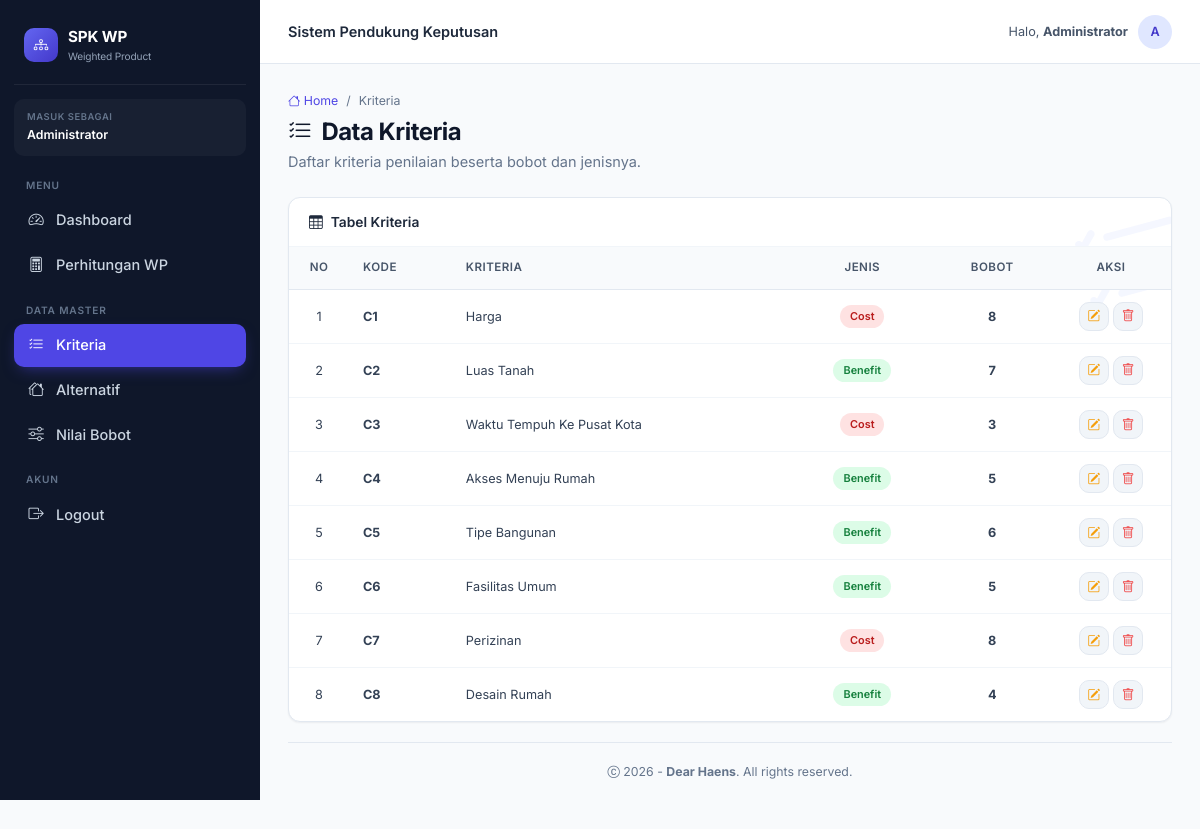
The page /admin/kriteria.php (signed in) on the database its author committed.
### tables this page shows
CREATE TABLE `kriteria` (
  `id` int(11) NOT NULL,
  `code` varchar(32) DEFAULT NULL,
  `kriteria` varchar(256) DEFAULT NULL,
  `jenis` varchar(32) DEFAULT NULL,
  `bobot` int(10) DEFAULT NULL
);

### admin/config/database.php (called while the page is built, shortened)
<?php
function db(): PDO
{
    static $pdo = null;
    if ($pdo === null) {
        $host = $_ENV['DB_HOST'] ?? 'localhost';
        $name = $_ENV['DB_NAME'] ?? 'db_wp_kel9';
        $user = $_ENV['DB_USER'] ?? 'root';
        $pass = $_ENV['DB_PASS'] ?? '';
        try {
            $pdo = new PDO(
                "mysql:host={$host};dbname={$name};charset=utf8mb4",
                $user,
                $pass,
                [
                    PDO::ATTR_ERRMODE            => PDO::ERRMODE_EXCEPTION,
                    PDO::ATTR_DEFAULT_FETCH_MODE => PDO::FETCH_ASSOC,
                    PDO::ATTR_EMULATE_PREPARES   => false,
                ]
            );
        } catch (PDOException $e) {
            die('Koneksi database gagal: ' . htmlspecialchars($e->getMessage()));
        }
    }
    return $pdo;
}

### admin/functions/helpers.php (called while the page is built, shortened)
<?php
function e(?string $s): string
{
    return htmlspecialchars((string) $s, ENT_QUOTES, 'UTF-8');
}

### admin/kriteria.php (the view, shortened to what this page needs)
<?php
require __DIR__ . '/config/database.php';
require __DIR__ . '/functions/helpers.php';
$stmt = db()->query("SELECT * FROM kriteria ORDER BY id ASC");
$kriteriaList = $stmt->fetchAll();
include 'template/head.php';
include 'template/nav-side.php';
include 'template/nav-top.php';
?>
<div class="page-header">
    <nav>
        <ol class="breadcrumb-modern">
            <li><a href="index.php"><i class="bi bi-house"></i> Home</a></li>
            <li>/</li>
            <li>Kriteria</li>
        </ol>
    </nav>
    <h1><i class="bi bi-list-check"></i> Data Kriteria</h1>
    <p>Daftar kriteria penilaian beserta bobot dan jenisnya.</p>
</div>
<div class="card-modern">
    <div class="card-head">
        <h5><i class="bi bi-table"></i> Tabel Kriteria</h5>
    </div>
    <div class="card-body p-0">
        <div class="table-responsive">
            <table class="table-modern">
                <thead>
                    <tr>
                        <th width="60px" class="text-center">No</th>
                        <th>Kode</th>
                        <th>Kriteria</th>
                        <th class="text-center">Jenis</th>
                        <th class="text-center">Bobot</th>
                        <th width="120px" class="text-center">Aksi</th>
                    </tr>
                </thead>
                <tbody>
                    <?php if (empty($kriteriaList)): ?>
                        <tr>
                            <td colspan="6">
                                <div class="empty-state">
                                    <img src="https://illustrations.popsy.co/amber/list.svg" alt="Empty">
                                    <h4>Belum Ada Data Kriteria</h4>
                                    <p>Data kriteria masih kosong. Silakan tambahkan data terlebih dahulu.</p>
                                </div>
                            </td>
                        </tr>
                    <?php else: ?>
                        <?php $no = 1; foreach ($kriteriaList as $row): ?>
                            <tr>
                                <td class="text-center"><?= $no++ ?></td>
                                <td><strong><?= e($row['code']) ?></strong></td>
                                <td><?= e($row['kriteria']) ?></td>
                                <td class="text-center">
                                    <span class="badge-soft <?= e($row['jenis']) ?>"><?= ucwords(e($row['jenis'])) ?></span>
                                </td>
                                <td class="text-center"><strong><?= e((string)$row['bobot']) ?></strong></td>
                                <td class="text-center" style="white-space: nowrap;">
                                    <button class="btn-soft" style="padding: 4px 8px;" data-bs-toggle="modal" data-bs-target="#editModal<?= $row['id'] ?>" title="Edit">
                                        <i class="bi bi-pencil-square" style="color: #f59e0b;"></i>
                                    </button>
                                    <button class="btn-soft" style="padding: 4px 8px;" data-bs-toggle="modal" data-bs-target="#deleteModal<?= $row['id'] ?>" title="Hapus">
                                        <i class="bi bi-trash" style="color: #ef4444;"></i>
                                    </button>
                                </td>
                            </tr>
                        <?php endforeach; ?>
                    <?php endif; ?>
                </tbody>
            </table>
        </div>
    </div>
</div>
<?php include 'template/footer.php'; ?>

### admin/assets/css/app.css (style rules this page uses)
:root { --brand-50: #eef2ff; --brand-100: #e0e7ff; --brand-500: #6366f1; --brand-600: #4f46e5; --brand-700: #4338ca; --slate-50: #f8fafc; --slate-100: #f1f5f9; --slate-200: #e2e8f0; --slate-300: #cbd5e1; --slate-400: #94a3b8; --slate-500: #64748b; --slate-600: #475569; --slate-700: #334155; --slate-800: #1e293b; --slate-900: #0f172a; --sidebar-w: 260px; --topbar-h: 64px; --radius: 12px; --shadow-sm: 0 1px 2px rgba(15, 23, 42, .06); --shadow: 0 4px 12px rgba(15, 23, 42, .08); }
* { box-sizing: border-box; }
html, body { font-family: 'Inter', system-ui, -apple-system, sans-serif; background: var(--slate-50); color: var(--slate-800); font-size: 14.5px; -webkit-font-smoothing: antialiased; margin: 0; padding: 0; }
.page-header { margin-bottom: 24px; }
.page-header h1 { font-size: 1.65rem; font-weight: 700; color: var(--slate-900); letter-spacing: -.02em; margin: 0 0 4px; display: flex; align-items: center; gap: 10px; }
.page-header p { color: var(--slate-500); margin: 0; }
.breadcrumb-modern { display: flex; gap: 8px; list-style: none; padding: 0; margin: 0 0 8px; font-size: .85rem; color: var(--slate-500); }
.breadcrumb-modern a { color: var(--brand-600); text-decoration: none; }
.card-modern { background: #fff; border: 1px solid var(--slate-200); border-radius: var(--radius); box-shadow: var(--shadow-sm); margin-bottom: 20px; overflow: hidden; }
.card-modern .card-head { padding: 16px 20px; border-bottom: 1px solid var(--slate-100); display: flex; align-items: center; justify-content: space-between; }
.card-modern .card-head h5 { margin: 0; font-size: .95rem; font-weight: 600; color: var(--slate-800); display: flex; align-items: center; gap: 8px; }
.card-modern .card-body { padding: 20px; }
.table-modern { width: 100%; border-collapse: collapse; font-size: .875rem; margin: 0; }
.table-modern thead th { background: var(--slate-50); color: var(--slate-600); font-weight: 600; text-align: left; padding: 12px 14px; border-bottom: 1px solid var(--slate-200); font-size: .8rem; text-transform: uppercase; letter-spacing: .04em; white-space: nowrap; }
.table-modern tbody td, .table-modern tbody th { padding: 12px 14px; border-bottom: 1px solid var(--slate-100); color: var(--slate-700); font-weight: 400; vertical-align: middle; }
.table-modern tbody tr:last-child td, .table-modern tbody tr:last-child th { border-bottom: none; }
.table-modern .text-center { text-align: center; }
.badge-soft { display: inline-block; padding: 3px 10px; border-radius: 999px; font-size: .75rem; font-weight: 600; }
.badge-soft.cost { background: #fee2e2; color: #b91c1c; }
.badge-soft.benefit { background: #dcfce7; color: #15803d; }
.btn-soft { background: var(--slate-100); color: var(--slate-700); border: 1px solid var(--slate-200); padding: 8px 14px; border-radius: 10px; font-weight: 500; font-size: .875rem; display: inline-flex; align-items: center; gap: 6px; text-decoration: none; transition: background .15s; cursor: pointer; }
.card-modern { position: relative; overflow: hidden; }
.card-modern .card-head, .card-modern .card-body { position: relative; z-index: 1; }
.text-center { text-align: center !important; }

### rows shown on the page
kriteria: code "C1", kriteria "Harga", jenis "Cost", bobot "8"
kriteria: code "C2", kriteria "Luas Tanah", jenis "Benefit", bobot "7"
kriteria: code "C3", kriteria "Waktu Tempuh Ke Pusat Kota", jenis "Cost", bobot "3"
kriteria: code "C4", kriteria "Akses Menuju Rumah", jenis "Benefit", bobot "5"
kriteria: code "C5", kriteria "Tipe Bangunan", jenis "Benefit", bobot "6"
kriteria: code "C6", kriteria "Fasilitas Umum", jenis "Benefit", bobot "5"
kriteria: code "C7", kriteria "Perizinan", jenis "Cost", bobot "8"
kriteria: code "C8", kriteria "Desain Rumah", jenis "Benefit", bobot "4"

### other values the page prints
$_SESSION['nama_lengkap'] "Administrator"
substr($_SESSION['nama_lengkap'] ?? 'A', 0, 1) "A"
